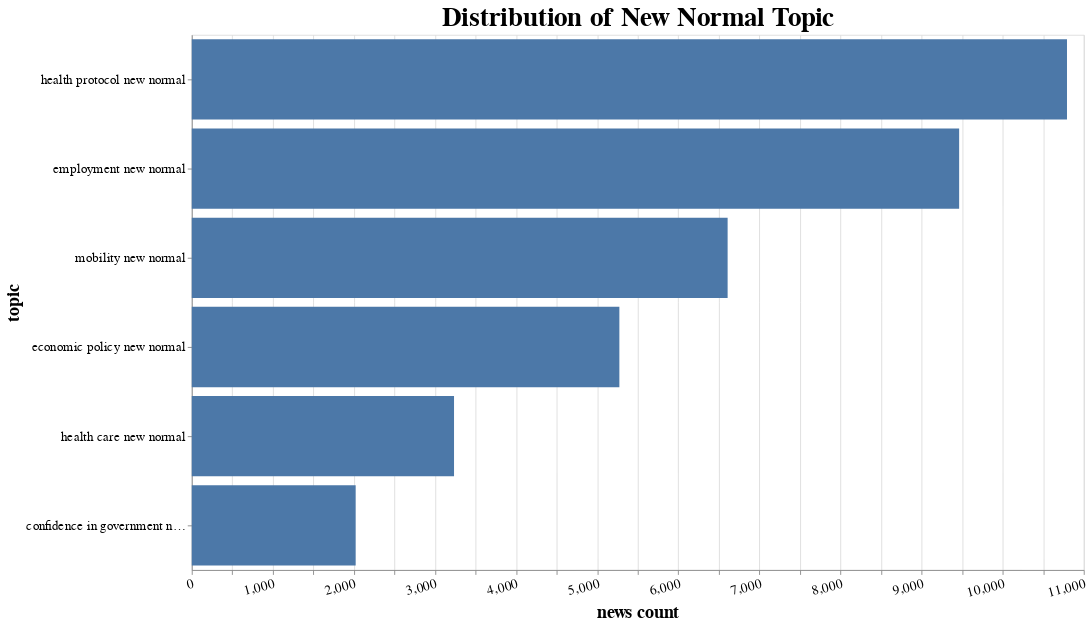

Notebook code for this chart:
### Code cell
alt.Chart(source).mark_bar().encode(
    y=alt.Y('topic',sort='-x'),
    x='news count',
).properties(
    width=1000,
    height=600,
    title='Distribution of New Normal Topic'
).configure_axis(
    labelFontSize=15,
    titleFontSize=20
).configure_title(
    fontSize=30
).configure_axisX(
    labelAngle = -15
)

### Figure 1 — Vega-Lite specification as saved in the notebook (floating-point values rounded to 4 significant figures)
{"config": {"view": {"continuousWidth": 400, "continuousHeight": 300}, "axis": {"labelFontSize": 15, "titleFontSize": 20}, "axisX": {"labelAngle": -15}, "title": {"fontSize": 30}}, "data": {"name": "data-5e24a0b3c7004283426dfca106f25559"}, "mark": "bar", "encoding": {"x": {"type": "quantitative", "field": "news count"}, "y": {"type": "nominal", "field": "topic", "sort": "-x"}}, "height": 600, "title": "Distribution of New Normal Topic", "width": 1000, "$schema": "https://vega.github.io/schema/vega-lite/v4.8.1.json", "datasets": {"data-5e24a0b3c7004283426dfca106f25559": [{"topic": "health protocol new normal", "news count": 10793}, {"topic": "employment new normal", "news count": 9463}, {"topic": "mobility new normal", "news count": 6608}, {"topic": "economic policy new normal", "news count": 5273}, {"topic": "health care new normal", "news count": 3234}, {"topic": "confidence in government new normal", "news count": 2021}]}}
